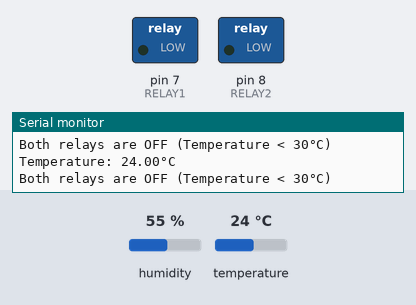
This sketch was run on a simulated Arduino Uno, built with avr-gcc and run on an emulated ATmega328P. On the bench: switched loads named in the sketch (green lamp = pin HIGH), the last lines printed to the serial monitor. The inputs (shaded band) are chosen by the test bench; at power-on: temperature 24 °C, humidity 55 %.

Above: at 2.8 s.
2.9 s: temperature set to 28 °C
5.6 s: temperature set to 31 °C
At 6.4 s:
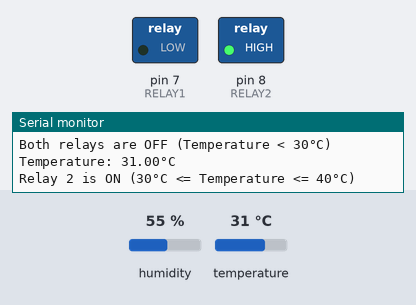
8.3 s: temperature set to 39 °C
11.3 s: temperature set to 42 °C
At 12.8 s:
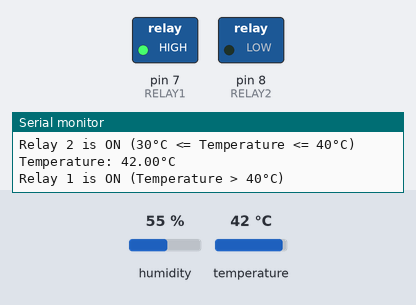
14.0 s: temperature set to 12 °C
At 15.2 s:
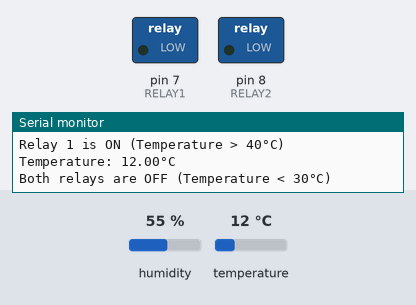
16.7 s: temperature set to 33 °C
At 18.9 s:
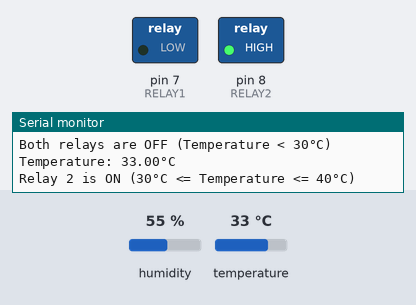
Timing chart, 0 to 20.4 s (numbered marks = the images above; inputs shaded):
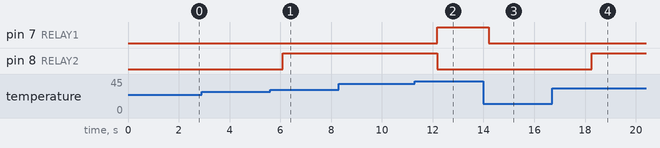

The sketch:

testpcbwithdht11.ino
```cpp
#include <DHT.h>
#include <Adafruit_Sensor.h>  // Required for the DHT library to work

// Define pin connections
#define DHTPIN A0      // Pin connected to the DHT11 sensor
#define DHTTYPE DHT11  // Define the sensor type (DHT11)

#define RELAY1 7  // Pin for Relay 1
#define RELAY2 8  // Pin for Relay 2

DHT dht(DHTPIN, DHTTYPE);

void setup() {
  // Initialize relays as output
  pinMode(RELAY1, OUTPUT);
  pinMode(RELAY2, OUTPUT);

  // Start serial communication for debugging
  Serial.begin(9600);

  // Initialize the DHT sensor
  dht.begin();

  // Turn off both relays initially
  digitalWrite(RELAY1, LOW);
  digitalWrite(RELAY2, LOW);
}

void loop() {
  // Read temperature from the DHT11 sensor
  float temperature = dht.readTemperature();

  // Check if the reading is valid
  if (isnan(temperature)) {
    Serial.println("Failed to read from DHT sensor!");
    return;
  }

  // Debugging: print the temperature value
  Serial.print("Temperature: ");
  Serial.print(temperature);
  Serial.println("°C");

  // Check temperature and control relays
  if (temperature > 40) {
    // Activate Relay 1 (Relay 2 OFF)
    digitalWrite(RELAY1, HIGH);
    digitalWrite(RELAY2, LOW);
    Serial.println("Relay 1 is ON (Temperature > 40°C)");
  } else if (temperature >= 30 && temperature <= 40) {
    // Activate Relay 2 (Relay 1 OFF)
    digitalWrite(RELAY1, LOW);
    digitalWrite(RELAY2, HIGH);
    Serial.println("Relay 2 is ON (30°C <= Temperature <= 40°C)");
  } else {
    // Deactivate both relays
    digitalWrite(RELAY1, LOW);
    digitalWrite(RELAY2, LOW);
    Serial.println("Both relays are OFF (Temperature < 30°C)");
  }

  // Wait for a while before reading again
  delay(2000);
}
```

Measured:
- the behaviour switches between 29 and 30 °C on temperature (found by bisection; images 0 and 1)
- the behaviour switches between 40 and 41 °C on temperature (found by bisection; images 1 and 2)
- after the input at 5.6 s, pin 8 (RELAY2): LOW → HIGH after 0.50 s
- after the input at 11.3 s, pin 7 (RELAY1): LOW → HIGH after 0.88 s; pin 8 (RELAY2): HIGH → LOW after 0.88 s
- after the input at 14.0 s, pin 7 (RELAY1): HIGH → LOW after 0.21 s
- after the input at 16.7 s, pin 8 (RELAY2): LOW → HIGH after 1.6 s
